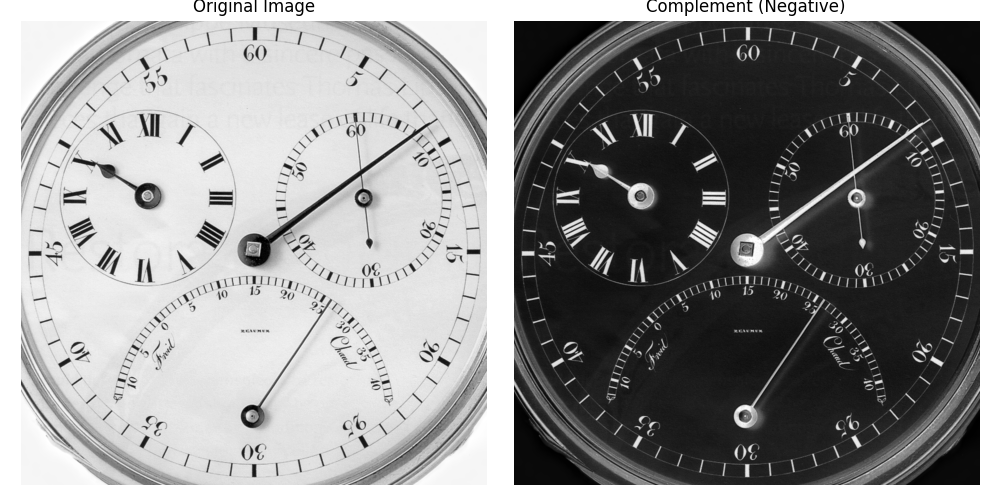

This chart was generated by the following Python code:

import sys
import os
import numpy as np
import matplotlib.pyplot as plt
from skimage.io import imread
from skimage.util import invert
from libDIPUM.data_path import dip_data

# Data
img_name = dip_data('Chronometer.tif')

f = imread(img_name)

# Negate (Complement)
# g = imcomplement(f)
g = invert(f)

# Display
fig, axes = plt.subplots(1, 2, figsize=(10, 5))
axes = axes.flatten()

# Use 'gray' cmap. If image is RGB, it handles it. If gray, it uses map.
# Chronometer.tif is likely grayscale? If RGB, invert still works element-wise.
axes[0].imshow(f, cmap='gray')
axes[0].set_title('Original Image')
axes[0].axis('off')

axes[1].imshow(g, cmap='gray')
axes[1].set_title('Complement (Negative)')
axes[1].axis('off')

plt.tight_layout()
plt.savefig('Figure238.png')
print("Saved Figure238.png")

plt.show()
